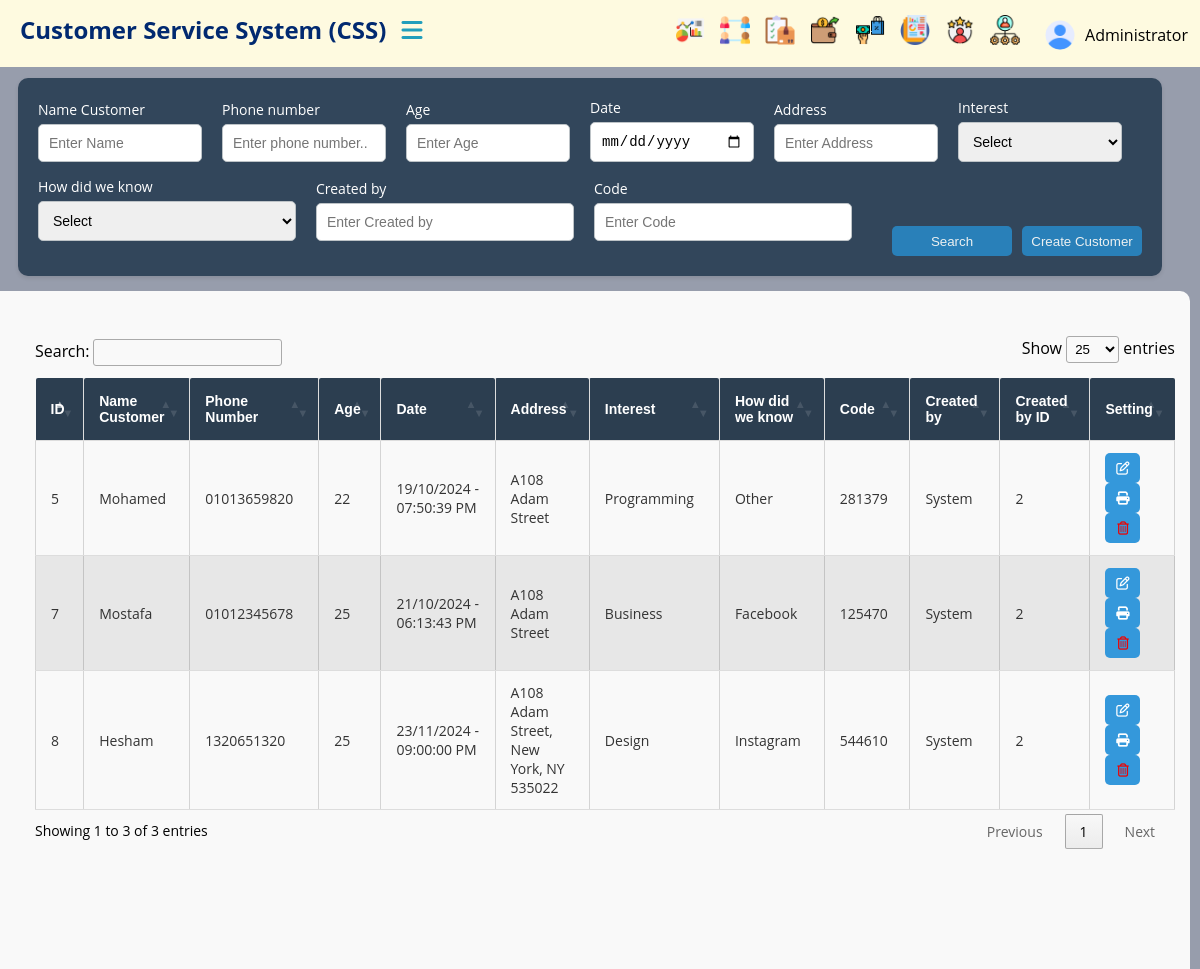
The page /customer/customers-list/ (signed in) on the database its author committed.
### customers/models.py (models this page shows, shortened)
class Customer(models.Model):
    INTEREST_CHOICES = [
        ('Programming', 'Programming'),
        ('Design', 'Design'),
        ('Marketing', 'Marketing'),
        ('Business', 'Business'),
        ('Other', 'Other'),
    ]
    KNOW_SOURCE_CHOICES = [
        ('Facebook', 'Facebook'),
        ('Instagram', 'Instagram'),
        ('TikTok', 'TikTok'),
        ('Friend', 'Friend'),
        ('Other', 'Other'),
    ]
    name = models.CharField(max_length=255, null=False)
    phone_number = models.CharField(
        max_length=12,
        validators=[MinLengthValidator(11)],
        blank=False
    )
    age = models.PositiveIntegerField()
    address = models.CharField(max_length=255)
    interest = models.CharField(max_length=20, choices=INTEREST_CHOICES)
    how_did_we_know = models.CharField(max_length=20, choices=KNOW_SOURCE_CHOICES)
    screenshot = models.ImageField(upload_to=get_customer_image_upload_to)
    notes = models.TextField(blank=True, null=True)
    created_at = models.DateTimeField(auto_now_add=True)
    code = models.CharField(max_length=6, unique=True, blank=True)
    created_by = models.ForeignKey(User, on_delete=models.SET_NULL, null=True, blank=True)
    class Meta:
        ordering =['-created_at']

### customers/views.py (the view)
# urls.py: path('customers-list/', views.customers, name='customers'),
@login_required(login_url='login')
def customers(request):
    customer_list = Customer.objects.all()
    return render(request, 'pages/customers.html', {'customers': customer_list})

### templates/pages/customers.html (shortened to what this page needs)
{% extends 'base_tables.html' %}
{% load static %}
{% block content %}
<div class="content" id="mainContent">
        <form method="GET" action="{% url 'search_customers' %}">
        <section class="search-filter">
                <div class="filter-item">
                    <label for="name">Name Customer</label>
                    <input type="text" id="name" name="name" placeholder="Enter Name">
                </div>
                <div class="filter-item">
                    <label for="phone_number">Phone number</label>
                    <input type="text" id="phone_number" name="phone_number" placeholder="Enter phone number..">
                </div>
                <div class="filter-item">
                    <label for="age">Age</label>
                    <input type="text" id="age" name="age" placeholder="Enter Age" >
                </div>
                <div class="filter-item">
                    <label for="date">Date</label>
                    <input type="date" id="date" name="date">
                </div>
                <div class="filter-item">
                    <label for="address">Address </label>
                    <input type="text" id="address" name="address" placeholder="Enter Address" >
                </div>
                <div class="filter-item">
                    <label for="interest">Interest</label>
                    <select id="interest" name="interest" >
                        <option value="">Select</option>
                    </select>
                </div>
                <div class="filter-item">
                    <label for="howDidWeKnow">How did we know</label>
                    <select id="howDidWeKnow" name="howDidWeKnow" >
                        <option value="">Select</option>
                    </select>
                </div>
                <div class="filter-item">
                    <label for="created_by">Created by</label>
                    <input type="text" id="created_by" name="created_by" placeholder="Enter Created by">
                </div>
                <div class="filter-item">
                    <label for="code">Code</label>
                    <input type="text" id="code" name="code" placeholder="Enter Code">
                </div>
                <div class="filter-actions">
                    <button type="submit" class="btn search-btn">Search</button>
                    <a href="{% url 'create_customer' %}"><button type="button" class="btn add-unit-btn">Create Customer</button></a>
                </div>
            </section>
        </form>
        <div class="table-container">
            <section class="table">
            <table id="example" class="cell-border" style="width:100%">
                    <thead>
                        <tr>
                            <th> ID </th>
                            <th> Name Customer</th>
                            <th> Phone Number </th>
                            <th> Age </th>
                            <th> Date </th>
                            <th> Address </th>
                            <th> Interest  </th>
                            <th> How did we know </th>
                            <th>Code</th>
                            <th>Created by</th>
                            <th>Created by ID</th>
                            <th>Setting</th>
                        </tr>
                    </thead>
                    <tbody>
                        {% for customer in customers %}
                        <tr>
                            <td>{{ customer.id }}</td>
                            <td>{{ customer.name }}</td>
                            <td>{{ customer.phone_number }}</td>
                            <td>{{ customer.age }}</td>
                            <td>{{ customer.created_at|date:"d/m/Y - h:i:s A" }}</td>
                            <td>{{ customer.address }}</td>
                            <td>{{ customer.interest }}</td>
                            <td>{{ customer.how_did_we_know }}</td>
                            <td>{{ customer.code }}</td>
                            <td>{{ customer.created_by.username }}</td>
                            <td>{{ customer.created_by.id }}</td>
                            <td>
                                <a href="{%  url 'update_customer' customer.id  %}">
                                    <button><i class="fa-regular fa-pen-to-square"></i></button>
                                </a>
                                <a href="{% url 'customer_detail' customer.id %}">
                                    <button><i class="fa-solid fa-print"></i></button>
                                </a>
                                <a href="{% url 'delete_customer' customer.id %}" onclick="return confirm('Are you sure, you are about to delete the customer?')">
                                    <button><i class="fa-regular fa-trash-can" style="color: #ed0202;"></i></button>
                                </a>
                            </td>
                        </tr>
                        {% empty %}
                        <tr>
                            <td colspan="10">No customers found.</td>
                        </tr>
                        {% endfor %}
                    </tbody>
                </table>
            </section>
        </div>
</div>
{%  endblock %}

### templates/parts/navbar.html (shortened to what this page needs)
{% load static %}
<header id="header">
    <nav class="navbar">
        <div class="logo-item">
            <a href="{% url 'home' %}" class="logo">Customer Service System  (CSS)</a>
            <div class="topbar">
                <div class="toggle" onclick="toggleSidebar()">
                    <i class="fa-solid fa-bars"></i>
                </div>
            </div>
        </div>
        <div class="link-item">
            <ul class="navbar-nav">
                <li class="header-item">
                    <a href="{% url 'dashboard' %}" class="header-link">
                        <img src="{% static 'Images/Dashboard.png' %}" class="icon" alt="Dashboard">
                    </a>
                </li>
                <li class="header-item">
                    <a href="{% url 'customers' %}" class="header-link">
                        <img src="{% static 'Images/social-network.png' %}" class="icon" alt="Customers">
                    </a>
                </li>
                <li class="header-item">
                    <a href="{% url 'orders'%}" class="header-link">
                        <img src="{% static 'Images/checklist.png' %}" class="icon" alt="Orders">
                    </a>
                </li>
                <li class="header-item">
                    <a href="{% url 'expenses' %}" class="header-link">
                        <img src="{% static 'Images/spending.png' %}" class="icon" alt="Expenses">
                    </a>
                </li>
                <li class="header-item">
                    <a href="{% url 'total_sales' %}" class="header-link">
                        <img src="{% static 'Images/buy.png' %}" class="icon" alt="Sales">
                    </a>
                </li>
                <li class="header-item">
                    <a href="#" class="header-link">
                        <img src="{% static 'Images/report.png' %}" class="icon" alt="Reports">
                    </a>
                </li>
                <li class="header-item">
                    <a href="{%url 'reviews'%}" class="header-link">
                        <img src="{% static 'Images/review.png' %}" class="icon" alt="Review">
                    </a>
                </li>
                {% if request.user.is_staff or is_admin %}
                <li class="header-item">
                    <a href="#" class="header-link">
                        <img src="{% static 'Images/managing.png' %}" class="icon" alt="Account Management">
                    </a>
                </li>
                {% endif %}
                <li class="header-item dropdown">
                    <a href="#" class="dropdown-toggle">
                        {% if user.profile_picture %}
                            <img src="{{ user.profile_picture.url }}" alt="Profile Picture" class="profile-icon">
                        {% else %}
                            <img src="{% static 'Images/user.png' %}" alt="Default Profile Picture" class="profile-icon">
                        {% endif %}
                        {{ user.get_full_name|default:user.username }}
                    </a>
                </li>
            </ul>
        </div>
    </nav>
</header>

### src/static/css/style.css (style rules this page uses)
body, html { margin: 0; padding: 0; box-sizing: border-box; font-family: 'Open Sans', sans-serif; background-color: #979dac; }
#header { background-color: #FEFAE0; width: 100%; height: 37px; position: fixed; top: 0; left: 0; padding: 15px 20px; z-index: 1000; }
.navbar { display: flex; justify-content: space-between; align-items: center; }
.logo-item { width: 60%; display: flex; align-items: center; }
.link-item { width: 31%; }
.logo { color: #012970; font-size: 24px; font-weight: bold; text-decoration: none; }
.topbar { margin-left: 20px; }
.toggle { cursor: pointer; color: #219EBC; font-size: 24px; }
.link-item { display: flex; align-items: center; }
.navbar-nav { display: flex; list-style: none; margin: 0; padding: 0; }
.header-item { margin-left: 15px; }
.header-link { display: flex; align-items: center; text-decoration: none; color: #fff; }
.header-link .icon { width: 30px; height: 30px; }
.header-item.dropdown { position: relative; }
.dropdown-toggle { display: flex; align-items: center; cursor: pointer; text-decoration: none; color: #000000; padding: 5px 10px; border-radius: 5px; }
.profile-icon { width: 30px; height: 30px; border-radius: 50%; margin-right: 10px; }
.content { width: 85%; position: fixed; right: 0; top: 68px; transition: width 0.3s ease; padding: 10px; height: calc(100% - 68px); overflow: auto; }
@media (min-width: 915px) and (max-width: 1366px) { .logo-item { margin-top: -12px; width: 40%; } }
@media (min-width: 915px) and (max-width: 1366px) { .topbar { margin-left: 15px; } }
@media (min-width: 915px) and (max-width: 1366px) { .link-item { width: 40%; margin-right: 80px; } }

### src/static/css/tables.css (style rules this page uses)
.search-filter { display: flex; flex-wrap: wrap; justify-content: space-between; align-items: flex-end; background-color:#32465b; padding: 20px; border-radius: 10px; box-shadow: 0 2px 4px rgba(0, 0, 0, 0.1); width: 92%; margin: auto; }
.filter-item { display: flex; flex-direction: column; margin-bottom: 15px; flex: 1; margin-right: 10px; }
.filter-item label { margin-bottom: 5px; font-size: 14px; color: #ffffff; }
.filter-item input, .filter-item select { padding: 10px; border-radius: 5px; border: 1px solid #bdc3c7; font-size: 14px; outline: none; color: black; }
.filter-actions { display: flex; align-items: center; flex: 1; margin-left: 10px; justify-content: flex-end; }
button { border: none; cursor: pointer; background-color: #2980b9; color: #fff; border-radius: 5px; transition: 0.5s; width: 35px; height: 30px; }
button { background-color: #3498db; }
.filter-actions .btn { width: 120px; height: 30px; border: none; border-radius: 5px; background-color: #2980b9; color: #ecf0f1; cursor: pointer; margin-left: 10px; }
.search-filter .filter-item { margin-right: 20px; min-width: 150px; }
img { width: 25px; height: 25px; }
.table-container { overflow-x: auto; background-color: #f9f9f9; margin-top: 15px; border-radius: 10px; }
.table { margin-top: 25px; width: 95%; height: 75%; margin-left: 25px ; margin-bottom: 100px; padding: 20px; border-radius: 8px; border-collapse: collapse; }
#example { width: 100%; border-collapse: collapse; }
#example th, #example td { padding: 12px 15px; text-align: left; border-bottom: 1px solid #ddd; text-align: left; }
#example th { background-color: #2C3E50; color: white; position: relative; font-family: 'Arial', sans-serif; font-size: 14px; font-weight: bold; padding: 15px 15px; border-right: 1px solid #ddd; border-radius: 2px; }
#example th:last-child { border-right: none; }
#example tr:nth-child(even) { background-color: #dddddd9b; }
#example td { color: #333; font-size: 14px; }
#example th.sorting:before, #example th.sorting_asc:before, #example th.sorting_desc:before { font-family: FontAwesome; padding-right: 8px; color: #ffffff; }

### rows shown on the page
Customer: id "8", name "Hesham", phone_number "1320651320", age "25", created_at "23/11/2024 - 09:00:00 PM", address "A108 Adam Street, New York, NY 535022", interest "Design", how_did_we_know "Instagram", code "544610", created_by.username "System", created_by.id "2"
Customer: id "7", name "Mostafa", phone_number "01012345678", age "25", created_at "21/10/2024 - 06:13:43 PM", address "A108 Adam Street", interest "Business", how_did_we_know "Facebook", code "125470", created_by.username "System", created_by.id "2"
Customer: id "5", name "Mohamed", phone_number "01013659820", age "22", created_at "19/10/2024 - 07:50:39 PM", address "A108 Adam Street", interest "Programming", how_did_we_know "Other", code "281379", created_by.username "System", created_by.id "2"

### other values the page prints
{{ user.get_full_name|default:user.username }} "Administrator"
